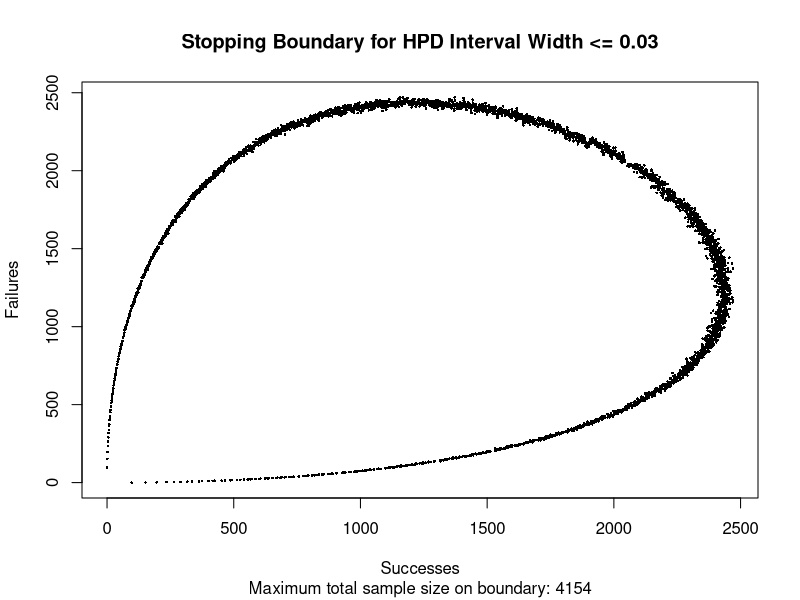
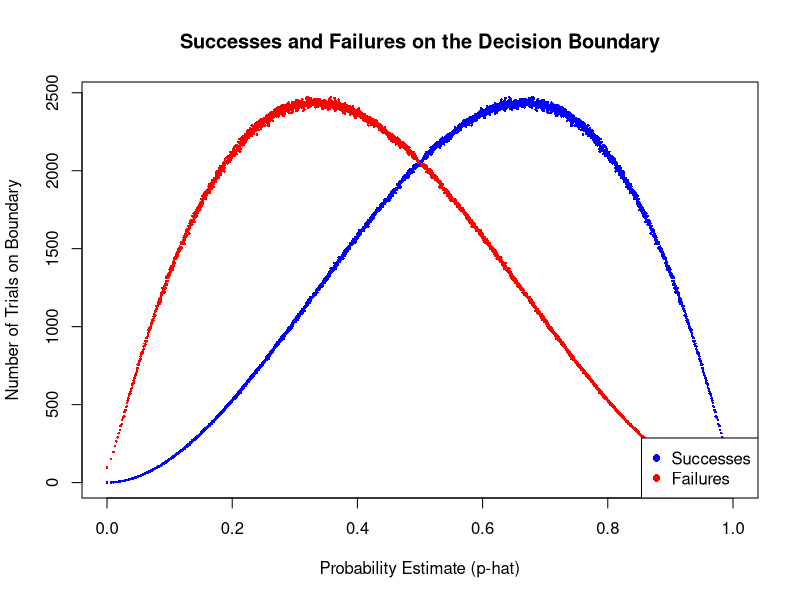

Reproduce these figures in R, in order.
## ---- chunk 1
knitr::opts_chunk$set(echo = TRUE, warning = FALSE, message = FALSE)
## ---- chunk 2
# Road to needed package
library(coda)

# Hyperparameters and settings
target_width <- 0.03 
alpha <- 0.05 
prior_shape1 <- 1
prior_shape2 <- 1

# Define the function to calculate the HPD credible interval
#' @param successes Number of observed successes
#' @param failures Number of observed failures
#' @param p_shape1 First shape parameter for prior Beta distribution
#' @param p_shape2 Second shape parameter for prior Beta distribution
#' @param alpha Significance level (e.g., 0.05 for 95% HPD)
#' @return A list containing `left_endpoint` and `right_endpoint` of the HPD interval

calculate_hpd_interval <- function(successes, failures, p_shape1, p_shape2, alpha) {
  # Compute posterior distribution parameters
  posterior_shape1 <- p_shape1 + successes
  posterior_shape2 <- p_shape2 + failures

  # Draw 10,000 samples from the posterior distribution
  posterior_samples <- rbeta(10000, posterior_shape1, posterior_shape2)
  
  hpd_interval <- HPDinterval(as.mcmc(posterior_samples), prob = 1 - alpha)
  return(list(
    left_endpoint = hpd_interval[1, "lower"],
    right_endpoint = hpd_interval[1, "upper"]
  ))
}

# Initialize variables
count <- 0
current_successes <- 0
current_failures <- 0
boundary_successes <- numeric(0)
boundary_failures <- numeric(0)
# Speed up by jumping ahead and reduces redundant checks
search_offset <- 25
flag <- 1

# Loop to find decision boundary
while (flag) {
  # Search for the next failure point
  current_failures <- max(0, current_failures - search_offset)
  # Initialize current width
  current_width <- 1
  # Loop to find the decision boundary
  while (current_width > target_width) {
    current_failures <- current_failures + 1
    # Calculate HPD interval
    hpd_result <- calculate_hpd_interval(current_successes, current_failures, prior_shape1, prior_shape2, alpha)
    # Update current width
    current_width <- hpd_result$right_endpoint - hpd_result$left_endpoint
  }
  if (current_failures <= current_successes){
    flag <- 0
  }

  count <- count + 1
  # Store the current boundary points
  boundary_successes[count] <- current_successes
  boundary_failures[count] <- current_failures

  # Move to the next success count
  current_successes = current_successes + 1
}

# Remove the last boundary point if it is not valid
n = length(boundary_successes)
if (boundary_failures[n] < boundary_successes[n]) {
  boundary_successes <- boundary_successes[-n]
  boundary_failures <- boundary_failures[-n]
}

# Swap the successes and failures
temp_successes <- boundary_successes
boundary_successes <- c(boundary_successes, boundary_failures)
boundary_failures <- c(boundary_failures, temp_successes)
n = length(boundary_successes)
# Find the maximum sample size
max_sample_size <- max(boundary_successes + boundary_failures)
print(paste("The largest required sample size is:", max_sample_size, "\n"))
## ---- chunk 3
# Plot the decision boundary
plot(boundary_successes, boundary_failures,
     pch = 16, # Filled circle
     cex = 0.35,
     xlab = "Successes",
     ylab = "Failures",
     main = paste("Stopping Boundary for HPD Interval Width <=", target_width),
     sub = paste("Maximum total sample size on boundary:", max_sample_size)
)
## ---- chunk 4
# Calculate probability estimates
temp_successes <- boundary_successes / (boundary_successes + boundary_failures)
plot(temp_successes, boundary_successes,
     pch = 16, cex = 0.35, col = "blue",
     xlab = "Probability Estimate (p-hat)",
     ylab = "Number of Trials on Boundary",
     main = "Successes and Failures on the Decision Boundary"
)
points(temp_successes, boundary_failures, pch = 16, cex = 0.35, col = "red")
legend("bottomright",
       legend = c("Successes", "Failures"),
       col = c("blue", "red"),
       pch = 16
)
